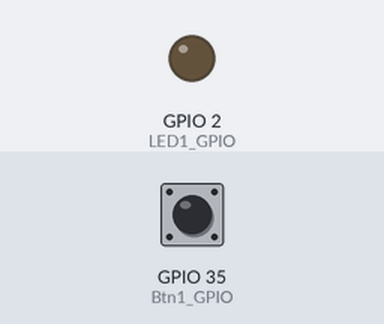
The sketch below on a simulated ESP32. Parts: output pins drawn as LEDs (lit = HIGH). Inputs (shaded band) come from the test bench; at power-on: GPIO 35 (Btn1_GPIO) LOW.

Above: at 1.2 s.
1.3 s: GPIO 35 (Btn1_GPIO) pulled HIGH for 0.15 s
At 1.7 s:
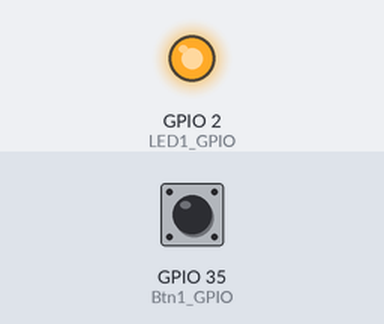
2.9 s: GPIO 35 (Btn1_GPIO) pulled HIGH for 1 s
At 4.1 s:
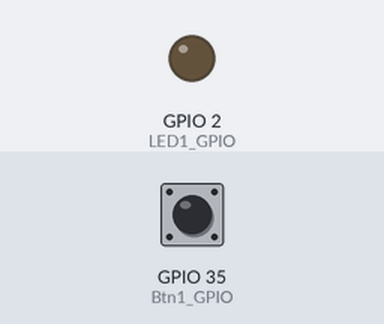
5.4 s: GPIO 35 (Btn1_GPIO) pulled HIGH for 3.2 s
At 6.0 s:
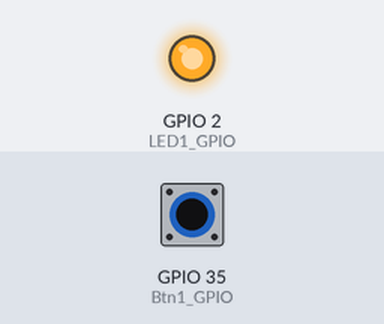
Timing chart, 0 to 8.4 s (numbered marks = the images above; inputs shaded):
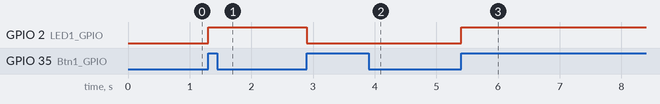

Measured:
- after the input at 1.3 s, GPIO 2 (LED1_GPIO): LOW → HIGH at once
- after the input at 2.9 s, GPIO 2 (LED1_GPIO): HIGH → LOW at once
- after the input at 5.4 s, GPIO 2 (LED1_GPIO): LOW → HIGH at once

The sketch:

External_Inturrupt.ino
```cpp
#define Btn1_GPIO   35
#define LED1_GPIO   2

void IRAM_ATTR Ext_INT1_ISR()
{
  // Toggle The LED
  digitalWrite(LED1_GPIO, !digitalRead(LED1_GPIO));
}

void setup()
{
  pinMode(LED1_GPIO, OUTPUT);
  pinMode(Btn1_GPIO, INPUT);
  attachInterrupt(Btn1_GPIO, Ext_INT1_ISR, RISING);
}

void loop()
{
  // Do Nothing...
}
```
